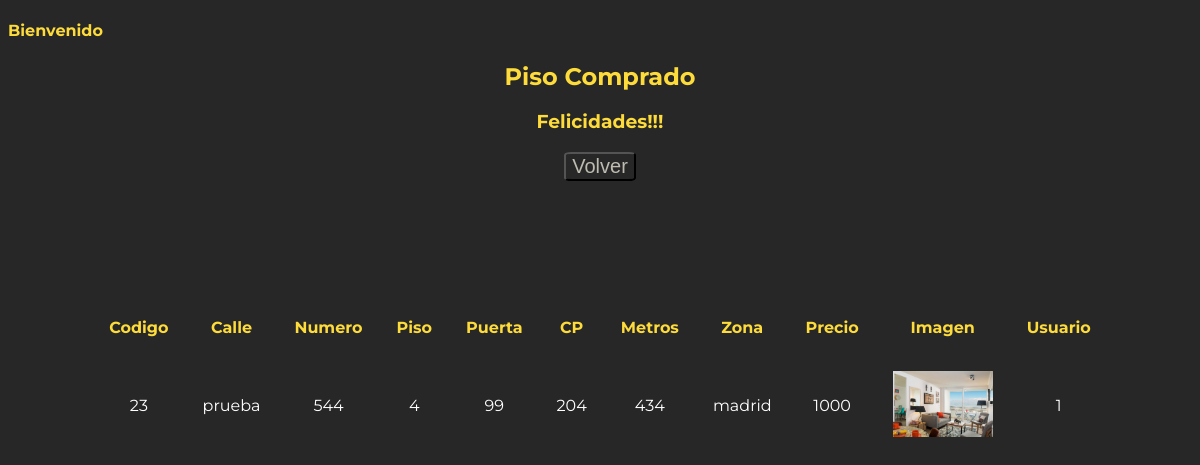
Page /comprarpiso2.php?piso=23 on the committed database.
### tables this page shows
CREATE TABLE `pisos` (
  `Codigo_piso` int(11) NOT NULL AUTO_INCREMENT,
  `calle` varchar(40) NOT NULL,
  `numero` int(11) NOT NULL,
  `piso` int(11) NOT NULL,
  `puerta` varchar(5) NOT NULL,
  `cp` int(11) NOT NULL,
  `metros` int(11) NOT NULL,
  `zona` varchar(15) DEFAULT NULL,
  `precio` float NOT NULL,
  `imagen` varchar(100) NOT NULL,
  `usuario_id` int(11) DEFAULT NULL,
  `comprado` enum('si','no') DEFAULT NULL,
  PRIMARY KEY (`Codigo_piso`)
);

### comprarpiso2.php (the view, shortened to what this page needs)
<?php
$user= $_SESSION["user"];
$piso=$_REQUEST['piso'];
include "datos.php";
$conexion= mysqli_connect($dbhost,$dbuser,$dbpass,$dbname) or die ("Error al conectar a la BBDD");
$query="select * from pisos where Codigo_piso = $piso";
$consulta=mysqli_query($conexion,$query) or die ('Error en la consulta'.mysqli_error($conexion));
?>
<!DOCTYPE html>
<html lang="en" >
<head>
  </head>
<body>
  <h4><?php echo "Bienvenido ". $user?></h4>
  <h2>Piso Comprado</h2>
  <h3>Felicidades!!!</h3>
  <form action='comprarpiso2.php' method='post'>
    <table>
    <tr>
    <th>Codigo</th>
    <th>Calle</th>
    <th>Numero</th>
    <th>Piso</th>
    <th>Puerta</th>
    <th>CP</th>
    <th>Metros</th>
    <th>Zona</th>
    <th>Precio</th>
    <th>Imagen</th>
    <th>Usuario</th>
    </tr>
</body>
</html>
<?php
if($nfilas=1){
    for ($i=0; $i <$nfilas; $i++) {
      $resultado = mysqli_fetch_array($consulta);
      print ('<tr>');
      echo '<td>'.$resultado['Codigo_piso'].'</td>';
      echo '<td>'.$resultado['calle'].'</td>';
      echo '<td>'.$resultado['numero'].'</td>';
      echo '<td>'.$resultado['piso'].'</td>';
      echo '<td>'.$resultado['puerta'].'</td>';
      echo '<td>'.$resultado['cp'].'</td>';
      echo '<td>'.$resultado['metros'].'</td>';
      echo '<td>'.$resultado['zona'].'</td>';
      echo '<td>'.$resultado['precio'].'</td>';
      echo "<td><img src='./img/".$resultado['imagen']."' width='100px'></td>";
      echo '<td>'.$resultado['usuario_id'].'</td>';
      echo ' </tr>';
    }
}
?>
<p><a href='indexcomprador.php'><input type="button" name="volver" value="Volver"></a></p>

### comprarpiso2.php (style rules this page uses)
body { background: #272727; color: #fddb3a; font-family: "Montserrat", sans-serif; }
h3 { text-align: center; }
h2 { text-align: center; }
table { padding-top: 10%; margin: auto; }
th { padding: 1em; }
td { padding: 1em; text-align: center; color: white; }
p { margin: auto; text-align: center; }
input[type=button] { border-radius: 10%; color: #bebcb0; background: #272727; font-size: 20px; }

### rows in the picture
pisos: Codigo_piso "23", calle "prueba", numero "544", piso "4", puerta "99", cp "204", metros "434", zona "madrid", precio "1000", imagen (picture), usuario "1"
